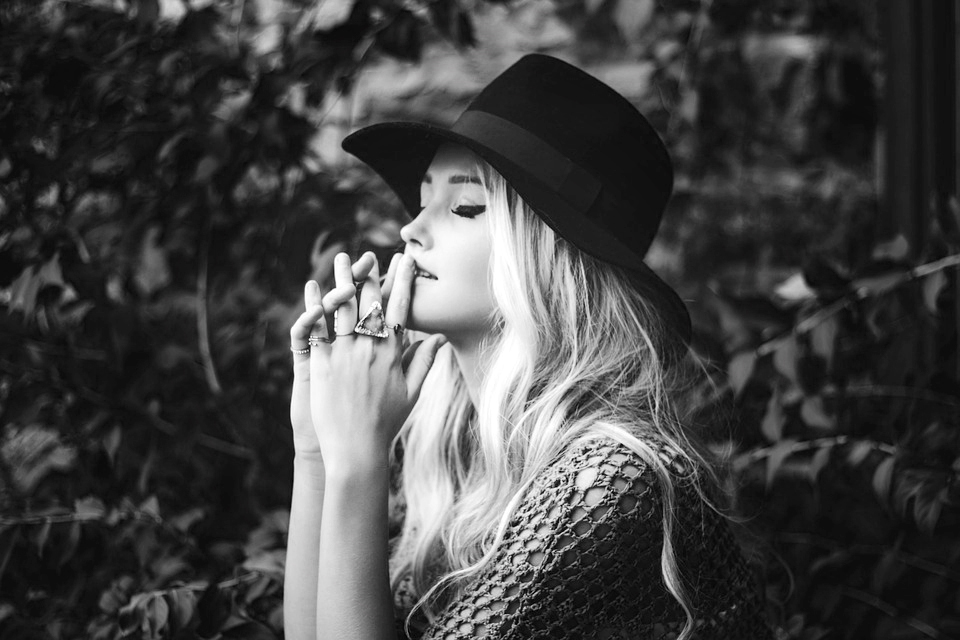
#> input picture sample_img.jpeg, 960 x 640 px
$ jupyter execute --allow-errors Ncut.ipynb   (shell and % lines are left out)
#> lines starting #> are read from the running program, lines starting #| are printed output that depends on the picture
[cell 1]
import numpy as np
import cv2
import matplotlib.pyplot as plt
from numba import jit

## Set up a sample img

[cell 2]
sample_img = cv2.imread('./sample_img.jpeg', cv2.IMREAD_GRAYSCALE).astype(np.float32) / 255
#> sample_img: shape (640, 960) float32; min 0, max 1, mean 0.267
sample_img = cv2.resize(sample_img, dsize=(96*2, 64*2))
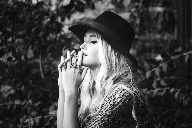
#> sample_img: shape (128, 192) float32; min 0, max 1, mean 0.266
plt.imshow(sample_img, cmap='gray')
